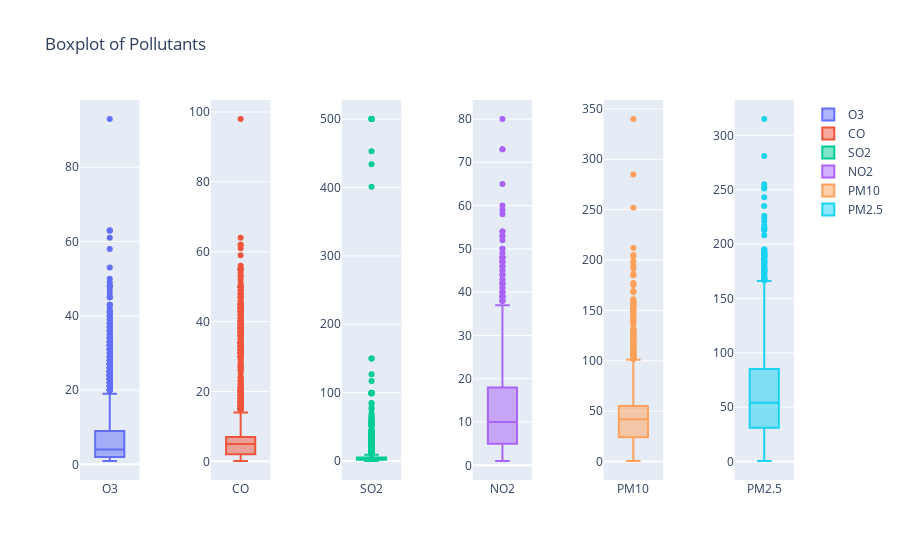

Notebook source saved alongside this figure:
### Markdown cell above
## Pollutants distribution

### Code cell
# Tạo một đối tượng Figure
attributes = ["O3", "CO", "SO2", "NO2", "PM10", "PM2.5"]

fig = make_subplots(rows=1, cols=len(attributes),
                    column_widths=[1/len(attributes)]*len(attributes),
                    vertical_spacing=0,
                    horizontal_spacing=0.1,
                    )

for index, col in enumerate(attributes):
    fig.add_trace(go.Box(y=df[col], name=col), row=1, col=index + 1)

# Đặt tiêu đề cho biểu đồ
fig.update_layout(title='Boxplot of Pollutants')

# Hiển thị biểu đồ
fig.show()

### Figure 1 — Plotly figure (JSON) as saved in the notebook; plotly's stock layout.template omitted (floating-point values rounded to 4 significant figures; data arrays with more than 128 entries replaced by an {"elided": "..."} marker saying what was removed)
{"data": [{"name": "O3", "type": "box", "xaxis": "x", "y": {"elided": "2125 float values"}, "yaxis": "y"}, {"name": "CO", "type": "box", "xaxis": "x2", "y": {"elided": "2125 float values"}, "yaxis": "y2"}, {"name": "SO2", "type": "box", "xaxis": "x3", "y": {"elided": "2125 float values"}, "yaxis": "y3"}, {"name": "NO2", "type": "box", "xaxis": "x4", "y": {"elided": "2125 float values"}, "yaxis": "y4"}, {"name": "PM10", "type": "box", "xaxis": "x5", "y": {"elided": "2125 float values"}, "yaxis": "y5"}, {"name": "PM2.5", "type": "box", "xaxis": "x6", "y": {"elided": "2125 float values"}, "yaxis": "y6"}], "layout": {"title": {"text": "Boxplot of Pollutants"}, "xaxis": {"anchor": "y", "domain": [0, 0.08333]}, "xaxis2": {"anchor": "y2", "domain": [0.1833, 0.2667]}, "xaxis3": {"anchor": "y3", "domain": [0.3667, 0.45]}, "xaxis4": {"anchor": "y4", "domain": [0.55, 0.6333]}, "xaxis5": {"anchor": "y5", "domain": [0.7333, 0.8167]}, "xaxis6": {"anchor": "y6", "domain": [0.9167, 1]}, "yaxis": {"anchor": "x", "domain": [0, 1]}, "yaxis2": {"anchor": "x2", "domain": [0, 1]}, "yaxis3": {"anchor": "x3", "domain": [0, 1]}, "yaxis4": {"anchor": "x4", "domain": [0, 1]}, "yaxis5": {"anchor": "x5", "domain": [0, 1]}, "yaxis6": {"anchor": "x6", "domain": [0, 1]}}}
